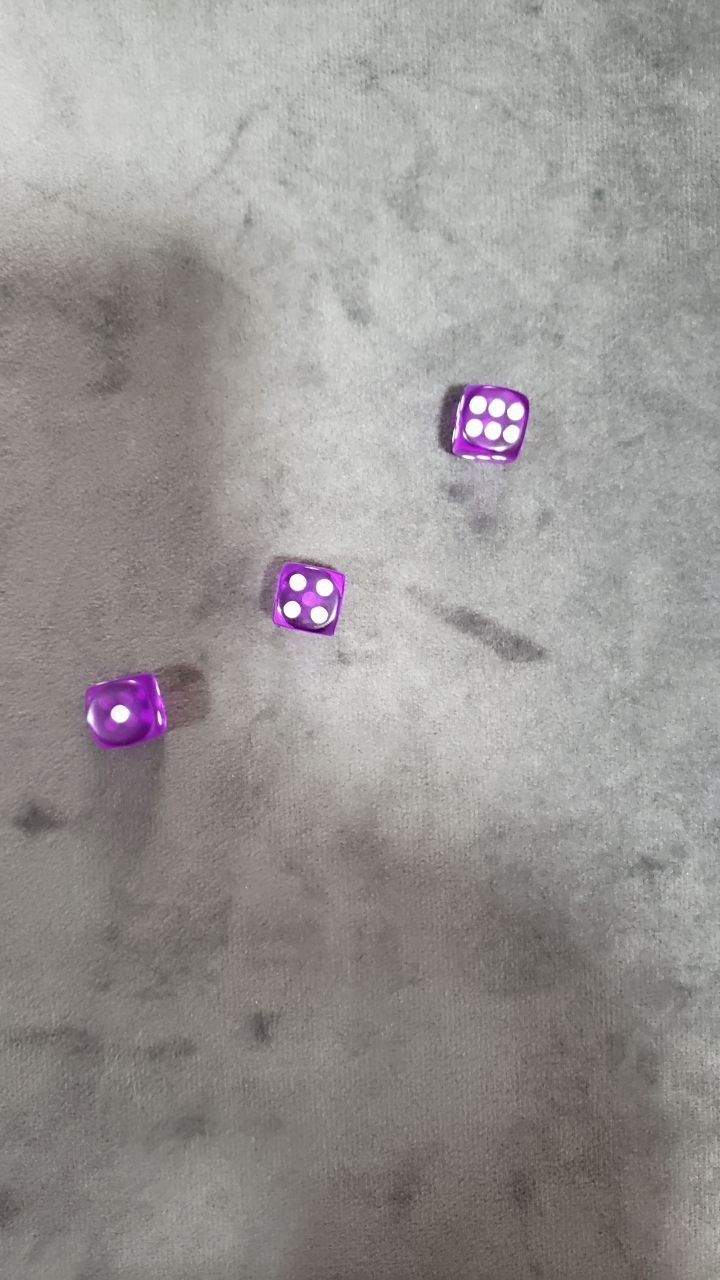
#> input picture src/img1.jpg, 720 x 1280 px; its folder holds only this picture in this run
$ python index.py
#> lines starting #> are read from the running program, lines starting #| are printed output that depends on the picture; after the words box and inside, x2 and y2 are one past the last pixel; in counts of white or black regions, pixels touching at a corner belong together
import cv2
import glob as gb
import numpy as np

branco = [255, 255, 255]
preto = [0, 0, 0]

def processaImagem(imagem):
    img = cv2.cvtColor(imagem, cv2.COLOR_BGR2GRAY)
    img = cv2.Canny(img, 230, 150)
    return img;

arrayImagens = gb.glob('./src/*.jpg')
for arquivoImagem in arrayImagens:
    contador = 0
    imagem = cv2.imread(arquivoImagem)
#> imagem is the input picture: shape (1280, 720, 3); mean B, G, R 147.3, 149.1, 152.7
    imagemProcessada = processaImagem(imagem)
#> in processaImagem, `img = cv2.Canny(img, 230, 150)`:
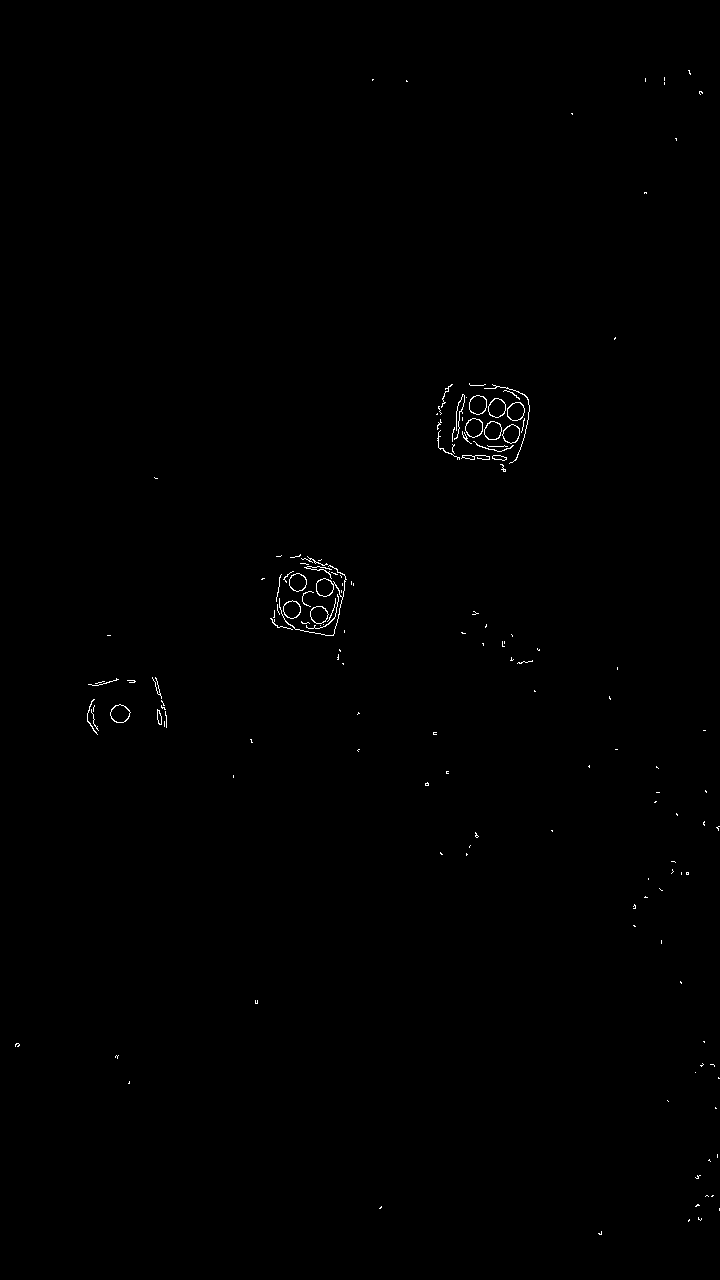
#> img: shape (1280, 720); 0.29% white in thin lines or dots, all inside (x1, y1, x2, y2) = (15, 70, 720, 1235)
    cv2.floodFill(imagemProcessada, None, (0, 0), branco)
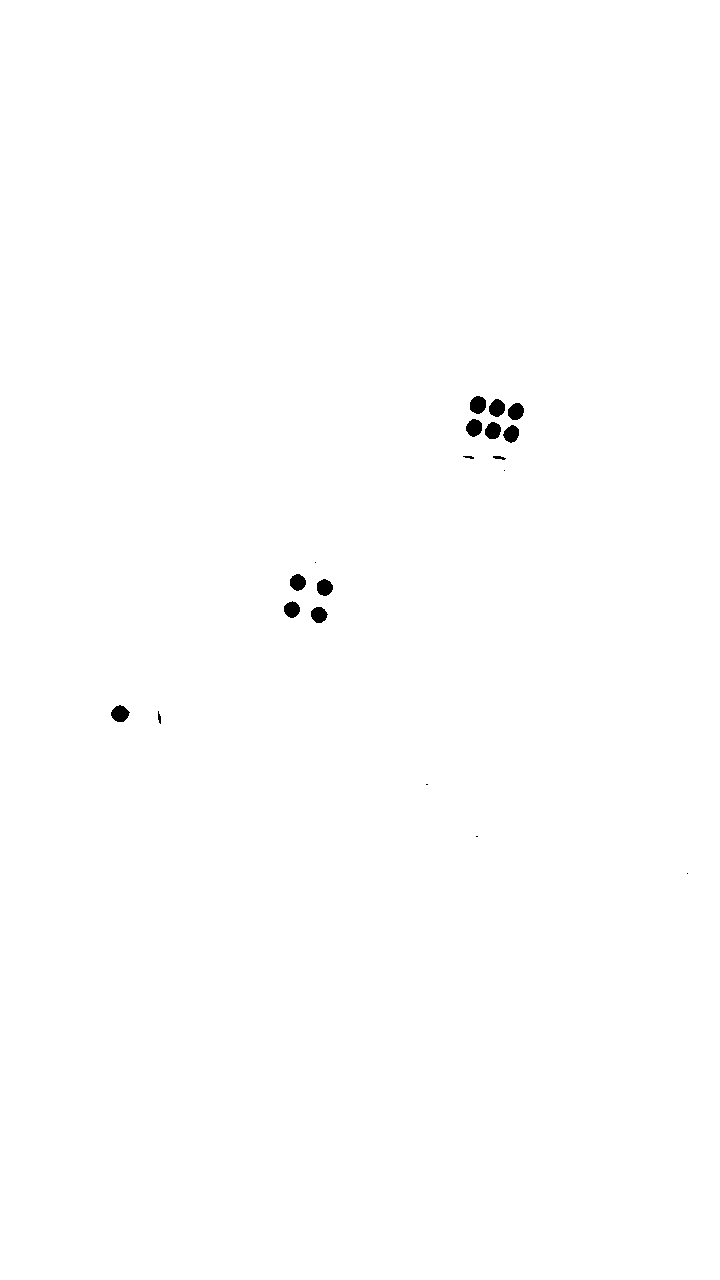
#> imagemProcessada: shape (1280, 720); 99.7% white; 19 black regions (5 under 20 px), largest, box (x1, y1, x2, y2) and area: (470, 396, 486, 414) 229, (111, 705, 130, 722) 227, (466, 419, 482, 437) 218

    cv2.imshow('Imagem filtrada', imagemProcessada)
    altura, largura = imagemProcessada.shape
#> altura = 1280; largura = 720
    for i in range(altura):
        for j in range(largura):
            if all(imagemProcessada[i, j] == preto):
                size = cv2.floodFill(imagemProcessada, None, (j, i), branco)
                if(size[0] > 35):
                    contador += 1
#> imagemProcessada: shape (1280, 720); 0.26% of pixels changed, all inside (x1, y1, x2, y2) = (111, 396, 688, 874)
#> after the loop, contador = 11

    print('Total na imagem:', contador)
#| Total na imagem: 11
    cv2.waitKey(0)

$ run again, on src/img2.jpg
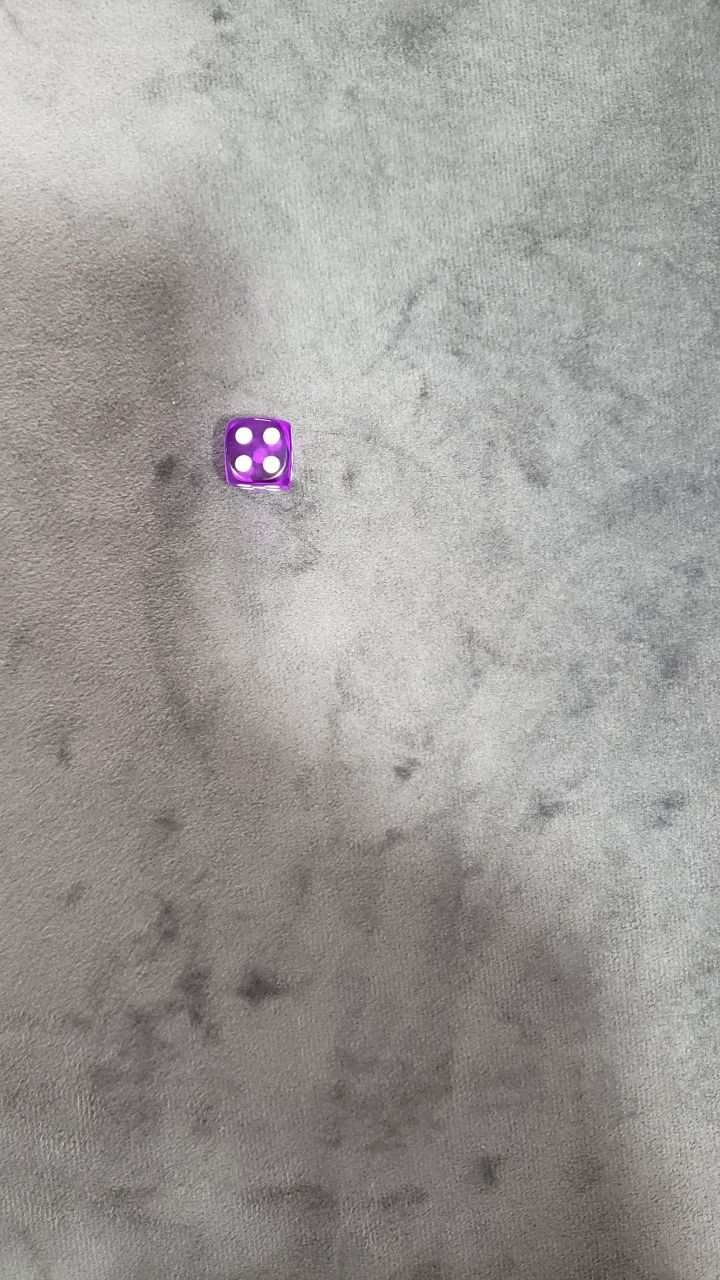
#> input picture src/img2.jpg, 720 x 1280 px
#> imagem is the input picture: shape (1280, 720, 3); mean B, G, R 153.6, 155.8, 158.7
#> in processaImagem, `img = cv2.Canny(img, 230, 150)`:
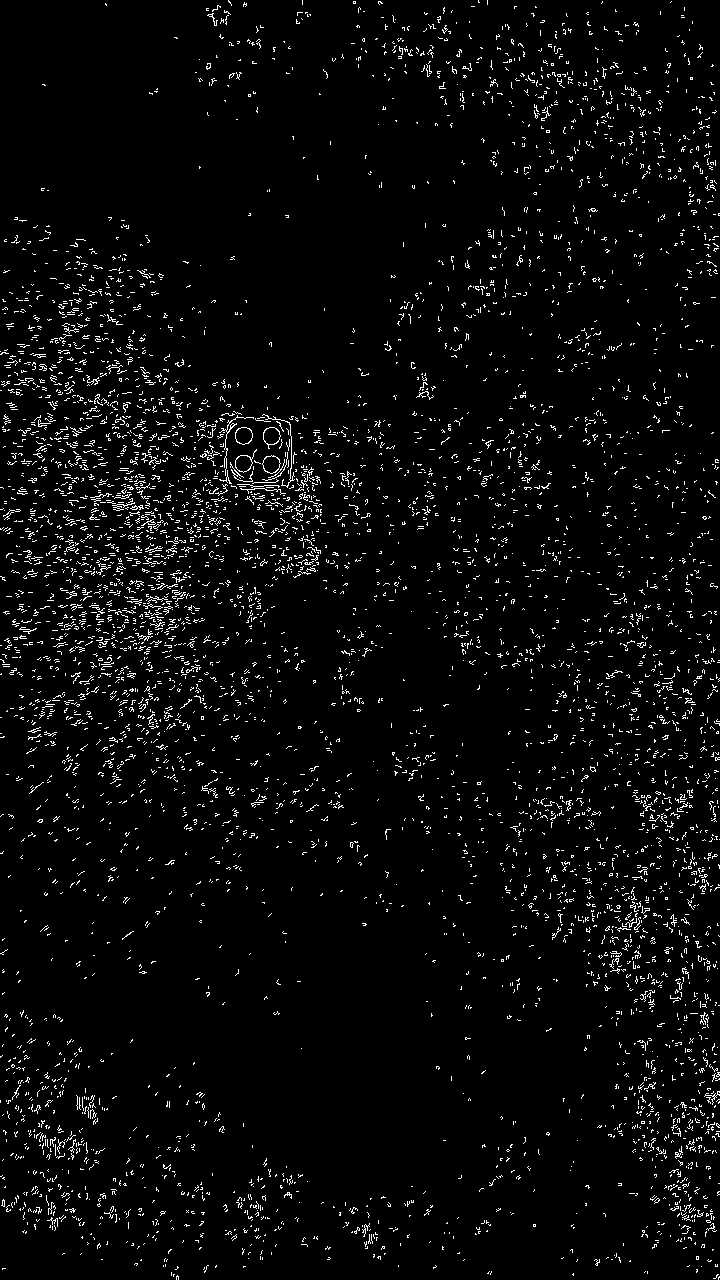
#> img: shape (1280, 720); 3.7% white in thin lines or dots
#> `cv2.floodFill(imagemProcessada, None, (0, 0), branco)`:
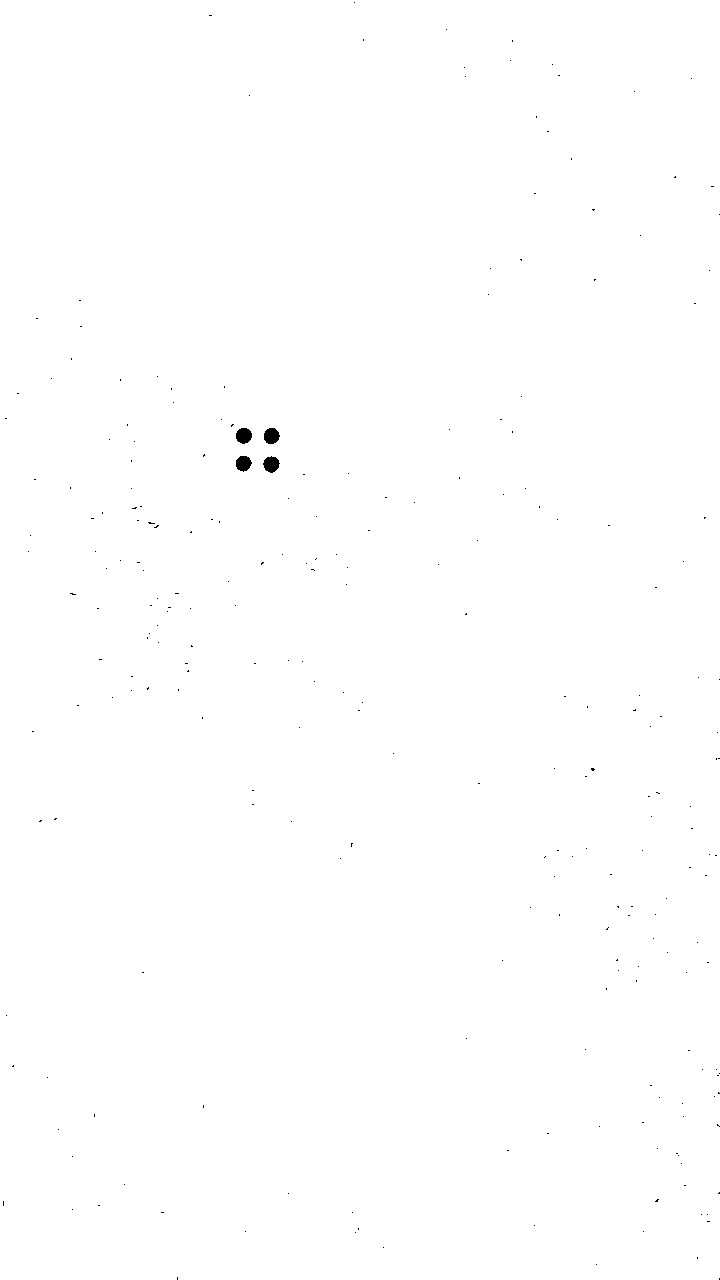
#> imagemProcessada: shape (1280, 720); 99.9% white; 247 black regions (243 under 20 px), largest, box (x1, y1, x2, y2) and area: (263, 456, 280, 473) 202, (236, 428, 252, 444) 200, (264, 428, 280, 444) 200, (236, 456, 252, 472) 191
#> after the loop `for i in range(altura):`: contador = 4
#| Total na imagem: 4

$ run again, on src/img3.jpg
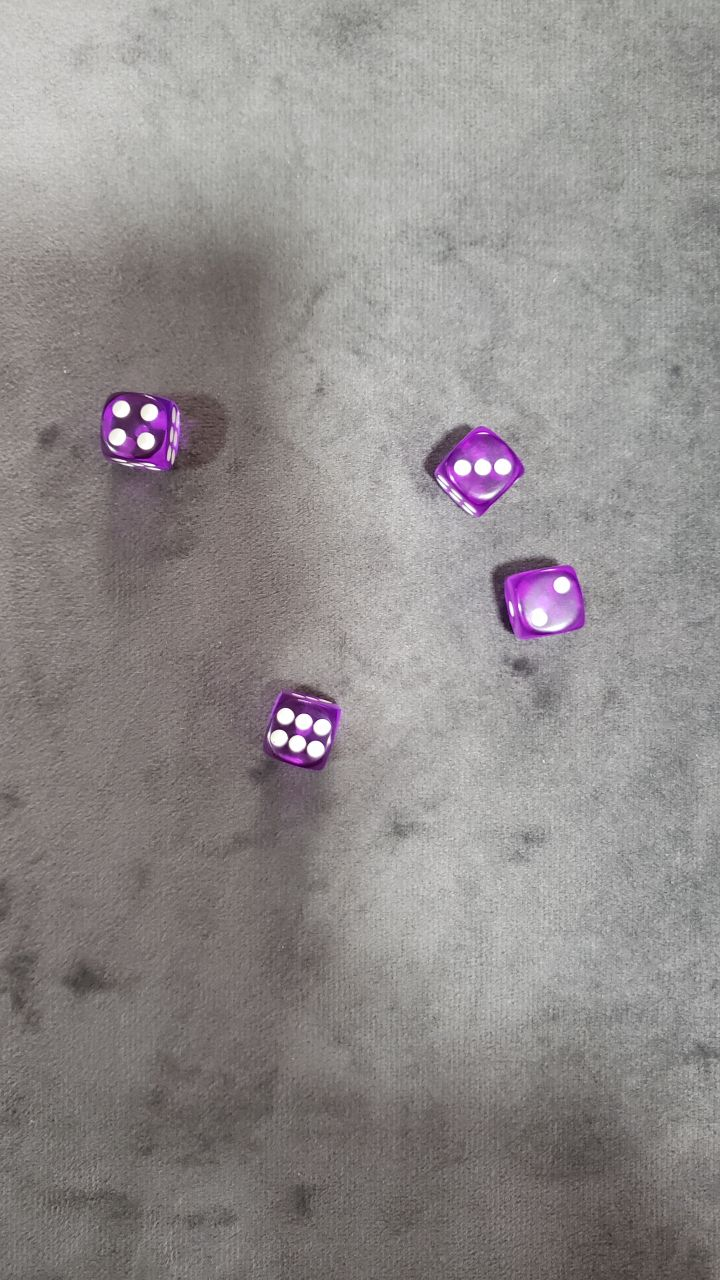
#> input picture src/img3.jpg, 720 x 1280 px
#> imagem is the input picture: shape (1280, 720, 3); mean B, G, R 140, 140.6, 145.4
#> in processaImagem, `img = cv2.Canny(img, 230, 150)`:
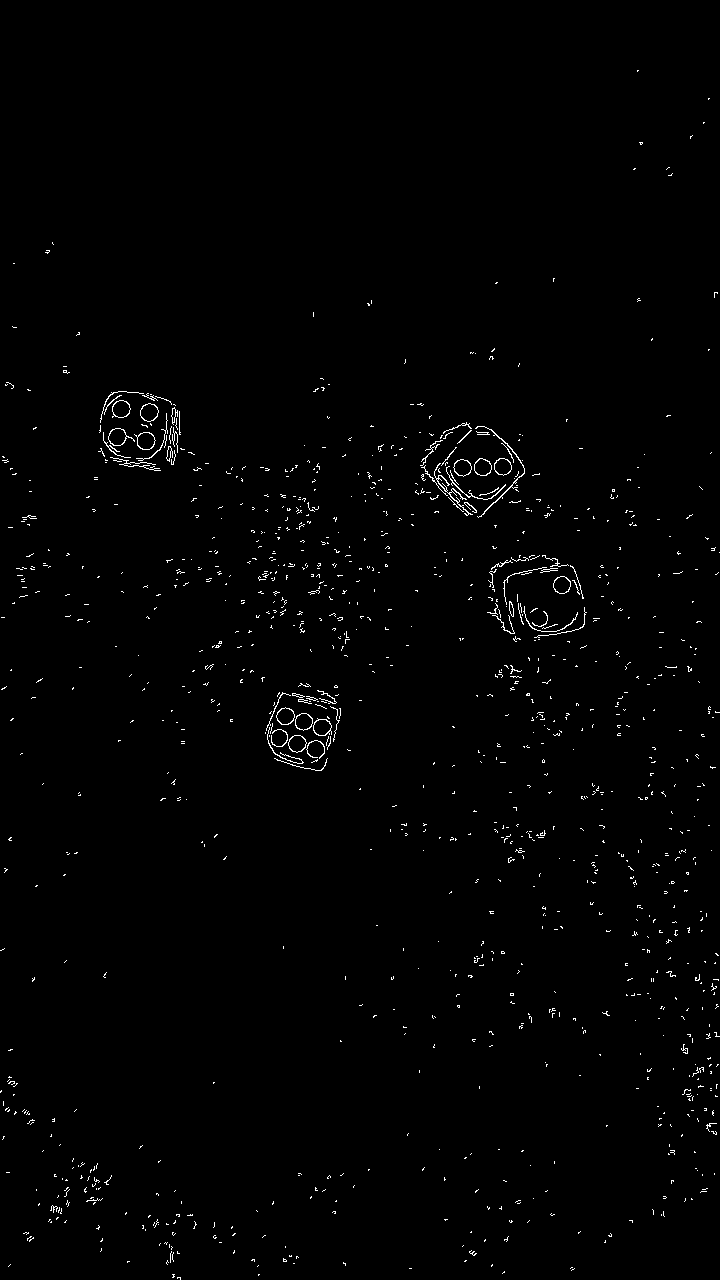
#> img: shape (1280, 720); 0.97% white in thin lines or dots
#> `cv2.floodFill(imagemProcessada, None, (0, 0), branco)`:
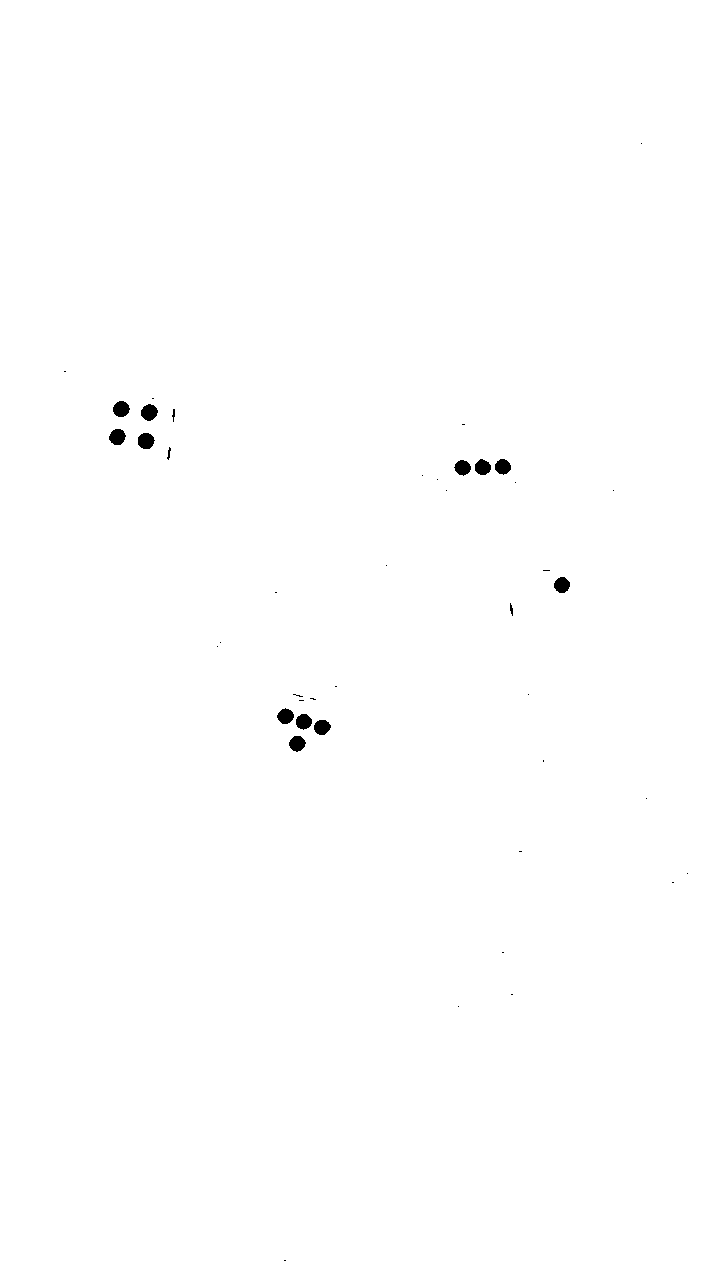
#> imagemProcessada: shape (1280, 720); 99.7% white; 43 black regions (28 under 20 px), largest, box (x1, y1, x2, y2) and area: (138, 433, 155, 449) 213, (141, 404, 158, 421) 211, (113, 401, 130, 417) 207
#> after the loop `for i in range(altura):`: contador = 12
#| Total na imagem: 12
